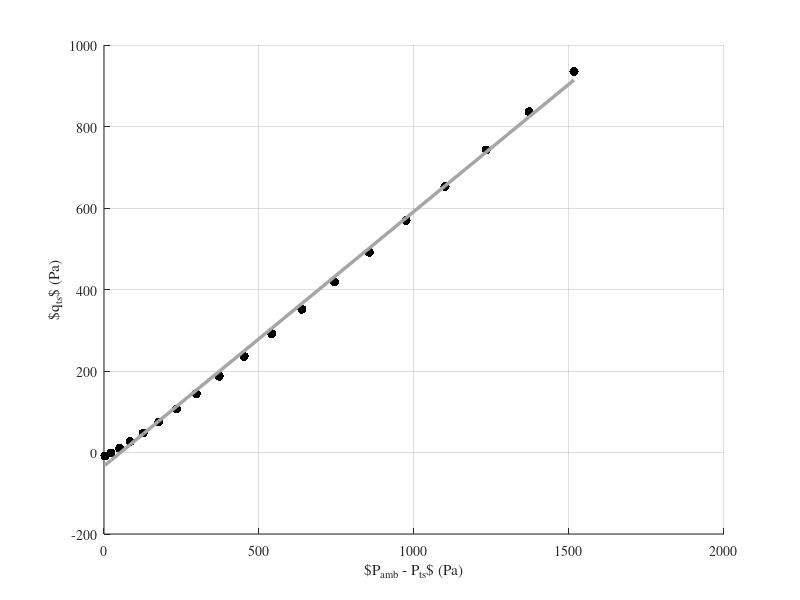
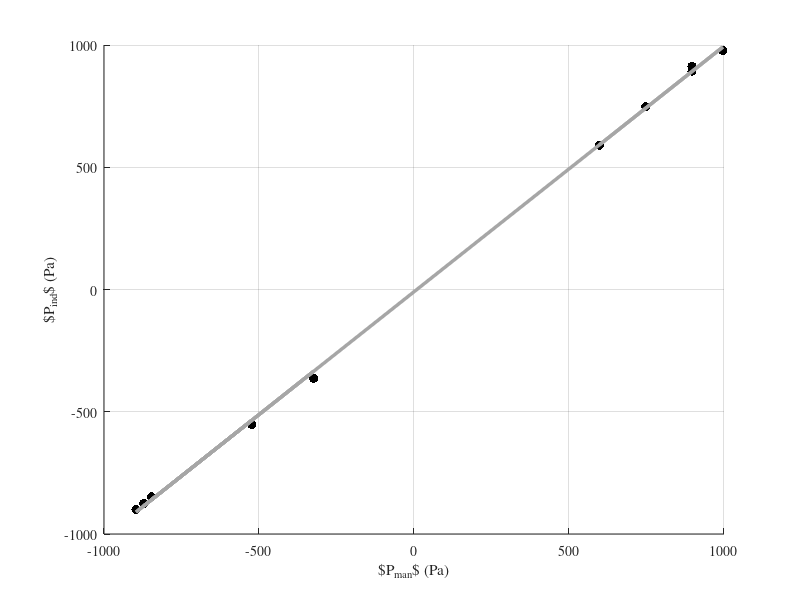
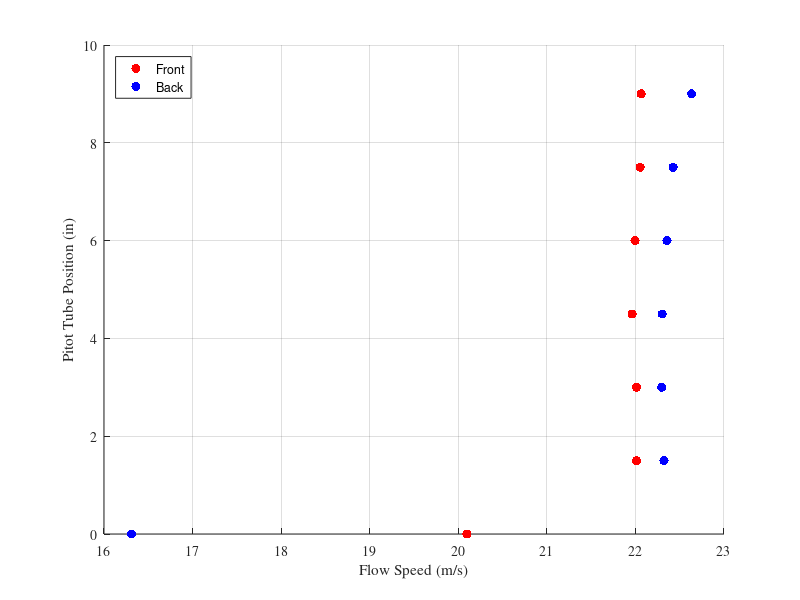

MATLAB code for these plots, in order:
% EAS 4810C Lab 1
% Monte Carlo sim for uncertainty in K and plot generation

%% Monte Carlo for K uncertainty

clc; clear; close all;

dP =   [0.012713
        0.090734
        0.201955
        0.339457
        0.508927
        0.707832
        0.937834
        1.196545
        1.492607
        1.815586
        2.172384
        2.563000
        2.984124
        3.435831
        3.913188
        4.416874
        4.950815
        5.505709
        6.086506];

UdP =  [0.001971
        0.001927
        0.001957
        0.001889
        0.001861
        0.001887
        0.001976
        0.001938
        0.001969
        0.001914
        0.002032
        0.001975
        0.002020
        0.001956
        0.001981
        0.002012
        0.001990
        0.001990
        0.002057];

q =   [-0.033754
       -0.005299
        0.041000
        0.106957
        0.192977
        0.300693
        0.427998
        0.579162
        0.752444
        0.946798
        1.169706
        1.412288
        1.681641
        1.972378
        2.286226
        2.620044
        2.981083
        3.356923
        3.753616];

Uq =   [0.001908
        0.001996
        0.001887
        0.001993
        0.001909
        0.001930
        0.002762
        0.001891
        0.001978
        0.001904
        0.002061
        0.002064
        0.001978
        0.002037
        0.001986
        0.002019
        0.002015
        0.002028
        0.002017];

plotFigure = false;

coeff = polyfit(dP,q,1);
originalSlope = coeff(1)
numPts = 10000;

% Use parfor to speed up computation if necessary
for i = 1:numPts
    xptemp = zeros(1, length(dP));
    yptemp = zeros(1, length(dP));
    for j = 1:length(dP)
        xptemp(j) = norminv(rand,dP(j),UdP(j)/2);
        yptemp(j) = norminv(rand,q(j),Uq(j)/2);
    end
    coeff = polyfit(xptemp,yptemp,1);
    slope(i) = coeff(1);
    dPp(i,:) = xptemp;
    qp(i,:) = yptemp;
end

avgSlope = mean(slope)
stdDevSlope = std(slope)
uncertainty = 1.96*(stdDevSlope/sqrt(numPts))

if plotFigure
    figure;
    ax = gca;
    hold on;
    plot(dP,q,'--ro',...
        'LineWidth',2,...
        'MarkerSize',15,...
        'MarkerEdgeColor','k',...
        'MarkerFaceColor','r');

    for i = 1:10
        p(i,:) = polyfit(dPp(i,:),qp(i,:),1);
        trend(i,:) = polyval(p(i,:),dP);
        plot(dP,trend(i,:),'k');
    end
    grid on;
end

% Calculation of K

K = -(1 - originalSlope)/originalSlope
UK = uncertainty/originalSlope^2

%% Plot dP vs q

clc; clear; close all;

dP =   [0.012713
        0.090734
        0.201955
        0.339457
        0.508927
        0.707832
        0.937834
        1.196545
        1.492607
        1.815586
        2.172384
        2.563000
        2.984124
        3.435831
        3.913188
        4.416874
        4.950815
        5.505709
        6.086506];

q =   [-0.033754
       -0.005299
        0.041000
        0.106957
        0.192977
        0.300693
        0.427998
        0.579162
        0.752444
        0.946798
        1.169706
        1.412288
        1.681641
        1.972378
        2.286226
        2.620044
        2.981083
        3.356923
        3.753616];

% Convert to Pa
dP = dP * 249.0889;
q = q * 249.0889;
    
coeff = polyfit(dP,q,1);
trend = polyval(coeff,dP);
    
figure;
c = '#A6A6A6';
hold on;
plot(dP,q,'k.','MarkerSize',20);
plot(dP,trend,'Color',c,'LineWidth',2.5);
xlabel('$P_{amb} - P_{ts}$ (Pa)')
ylabel('$q_{ts}$ (Pa)')
grid on;
box off;
set(gca,'fontname','times');

%% Plot transducer calibration curve

clc; clear; close all;

Pman = [-3.4
        -1.3
        -3.6
        -2.1
        -3.5
         3.0
         3.6
         4.0
         3.6
         2.4];

Pind = [-3.405
        -1.460
        -3.613
        -2.217
        -3.512
         3.002
         3.586
         3.922
         3.667
         2.370];

% Convert to Pa
Pman = Pman * 249.0889;
Pind = Pind * 249.0889;
    
coeff = polyfit(Pman,Pind,1);
trend = polyval(coeff,Pman);
    
figure;
c = '#A6A6A6';
hold on;
plot(Pman,Pind,'k.','MarkerSize',20);
plot(Pman,trend,'Color',c,'LineWidth',2.5);
xlabel('$P_{man}$ (Pa)')
ylabel('$P_{ind}$ (Pa)')
grid on;
box off;
set(gca,'fontname','times');

%% Plot velocity profile

clc; clear; close all;

pos = [1.5 3 4.5 6 7.5 9 10.5];

front = [20.09649115	22.01206383	22.01197829	21.96238566	21.99520315	22.05322900	22.06480624];

back = [16.31081300	22.32169196	22.29623036	22.30278936	22.35630252	22.42566381	22.63432919];

% Correct position
pos = pos - 1.5;

figure;
hold on;
plot(front,pos,'r.','MarkerSize',20);
plot(back,pos,'b.','MarkerSize',20);
ylim([0 10])
legend({'Front', 'Back'},'Location','northwest');
xlabel('Flow Speed (m/s)')
ylabel('Pitot Tube Position (in)')
grid on;
box off;
set(gca,'fontname','times');